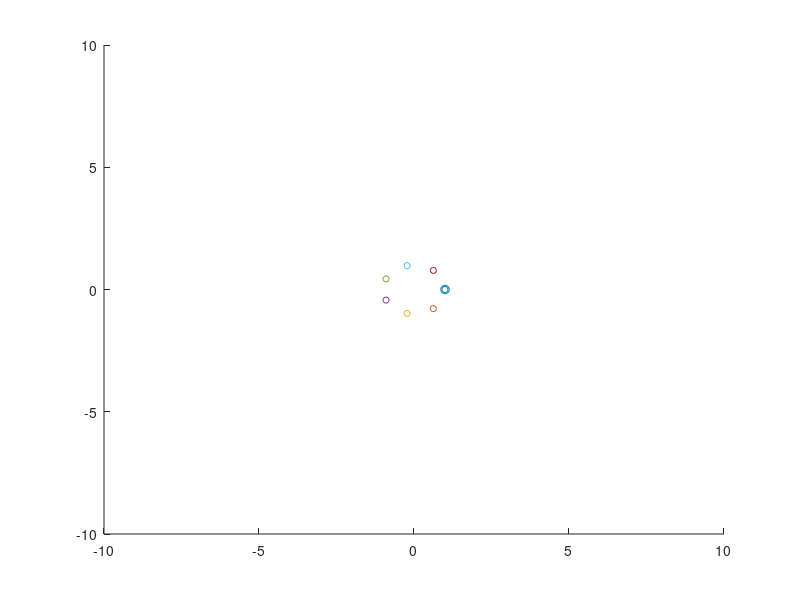

Write MATLAB code to recreate this figure.
% time sets for funtions
offset = linspace(0, 8, 8);

spacing = 4;

% time sets for function
t1 = linspace(-(offset(1)*pi/spacing), (2*pi) - (offset(1)*pi/spacing), 64);
t2 = linspace(-(offset(2)*pi/spacing), (2*pi) - (offset(2)*pi/spacing), 64);
t3 = linspace(-(offset(3)*pi/spacing), (2*pi) - (offset(3)*pi/spacing), 64);
t4 = linspace(-(offset(4)*pi/spacing), (2*pi) - (offset(4)*pi/spacing), 64);
t5 = linspace(-(offset(5)*pi/spacing), (2*pi) - (offset(5)*pi/spacing), 64);
t6 = linspace(-(offset(6)*pi/spacing), (2*pi) - (offset(6)*pi/spacing), 64);
t7 = linspace(-(offset(7)*pi/spacing), (2*pi) - (offset(7)*pi/spacing), 64);
t8 = linspace(-(offset(8)*pi/spacing), (2*pi) - (offset(8)*pi/spacing), 64);

% generate functions
x1 = cos(t1);
y1 = sin(t1);

x2 = cos(t2);
y2 = sin(t2);

x3 = cos(t3);
y3 = sin(t3);

x4 = cos(t4);
y4 = sin(t4);

x5 = cos(t5);
y5 = sin(t5);

x6 = cos(t6);
y6 = sin(t6);

x7 = cos(t7);
y7 = sin(t7);

x8 = cos(t8);
y8 = sin(t8);

for ii = linspace(1, 5, 5)
    for i = linspace(1, 64, 64)
        % generate points
        scatter(x1(i),y1(i), 40, "red", "o")
        hold("on")
        scatter(x2(i), y2(i), 20, "black", "o")
        hold("on")
        scatter(x3(i), y3(i), 20, "red", "o")
        hold("on")
        scatter(x4(i), y4(i), 20, "black", "o")
        hold("on")
        scatter(x5(i), y5(i), 20, "red", "o")
        hold("on")
        scatter(x6(i), y6(i), 20, "black", "o")
        hold("on")
        scatter(x7(i), y7(i), 20, "red", "o")
        hold("on")
        scatter(x8(i), y8(i), 20, "black", "o")
        hold("on")
        
        axis([-10 10 -10 10])
        pause(0.0000001)
        hold("off")
    end
end